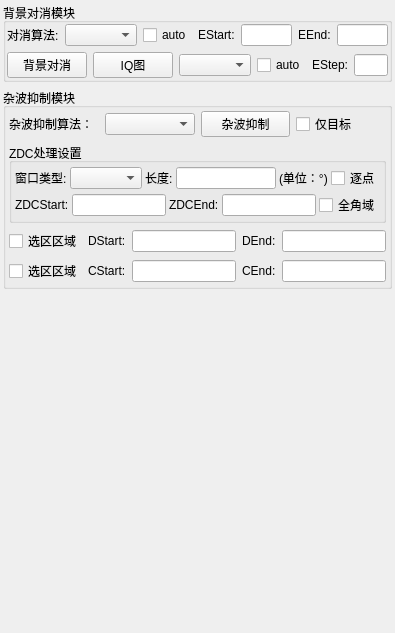
<?xml version="1.0" encoding="UTF-8"?>
<ui version="4.0">
 <class>ThirdStepWidget</class>
 <widget class="QWidget" name="ThirdStepWidget">
  <property name="geometry">
   <rect>
    <x>0</x>
    <y>0</y>
    <width>395</width>
    <height>633</height>
   </rect>
  </property>
  <property name="windowTitle">
   <string>Form</string>
  </property>
  <layout class="QVBoxLayout" name="verticalLayout">
   <property name="leftMargin">
    <number>3</number>
   </property>
   <property name="topMargin">
    <number>3</number>
   </property>
   <property name="rightMargin">
    <number>3</number>
   </property>
   <property name="bottomMargin">
    <number>3</number>
   </property>
   <item>
    <widget class="QGroupBox" name="groupBox_2">
     <property name="title">
      <string>背景对消模块</string>
     </property>
     <layout class="QVBoxLayout" name="verticalLayout_2">
      <property name="leftMargin">
       <number>1</number>
      </property>
      <property name="topMargin">
       <number>1</number>
      </property>
      <property name="rightMargin">
       <number>1</number>
      </property>
      <property name="bottomMargin">
       <number>1</number>
      </property>
      <item>
       <layout class="QHBoxLayout" name="horizontalLayout_10">
        <item>
         <widget class="QLabel" name="label_12">
          <property name="text">
           <string>对消算法:</string>
          </property>
         </widget>
        </item>
        <item>
         <widget class="QComboBox" name="comboBoxBacksubmethod"/>
        </item>
        <item>
         <widget class="QCheckBox" name="checkBoxExtractAngleAreaAuto">
          <property name="text">
           <string>auto</string>
          </property>
         </widget>
        </item>
        <item>
         <widget class="QLabel" name="label_13">
          <property name="text">
           <string>EStart:</string>
          </property>
         </widget>
        </item>
        <item>
         <widget class="QLineEdit" name="textBoxExtractAzStart"/>
        </item>
        <item>
         <widget class="QLabel" name="label_16">
          <property name="text">
           <string>EEnd:</string>
          </property>
         </widget>
        </item>
        <item>
         <widget class="QLineEdit" name="textBoxExtractAzEnd"/>
        </item>
       </layout>
      </item>
      <item>
       <layout class="QHBoxLayout" name="horizontalLayout_11">
        <item>
         <widget class="QPushButton" name="ButtonBacGSub">
          <property name="text">
           <string>背景对消</string>
          </property>
         </widget>
        </item>
        <item>
         <widget class="QPushButton" name="ButtonShowIQ">
          <property name="text">
           <string>IQ图</string>
          </property>
         </widget>
        </item>
        <item>
         <widget class="QComboBox" name="comboBoxBackGFrom"/>
        </item>
        <item>
         <widget class="QCheckBox" name="checkBoxExtractAngleStepAuto">
          <property name="text">
           <string>auto</string>
          </property>
         </widget>
        </item>
        <item>
         <widget class="QLabel" name="label_17">
          <property name="text">
           <string>EStep:</string>
          </property>
         </widget>
        </item>
        <item>
         <widget class="QLineEdit" name="textBoxExtractAzstep"/>
        </item>
       </layout>
      </item>
     </layout>
    </widget>
   </item>
   <item>
    <widget class="QGroupBox" name="groupBox_3">
     <property name="title">
      <string>杂波抑制模块</string>
     </property>
     <layout class="QVBoxLayout" name="verticalLayout_4">
      <property name="leftMargin">
       <number>3</number>
      </property>
      <property name="topMargin">
       <number>3</number>
      </property>
      <property name="rightMargin">
       <number>3</number>
      </property>
      <property name="bottomMargin">
       <number>3</number>
      </property>
      <item>
       <layout class="QHBoxLayout" name="horizontalLayout_12">
        <item>
         <widget class="QLabel" name="label_18">
          <property name="text">
           <string>杂波抑制算法：</string>
          </property>
         </widget>
        </item>
        <item>
         <widget class="QComboBox" name="comboBoxClutterSuppressedMethod"/>
        </item>
        <item>
         <widget class="QPushButton" name="ButtonClutterSuppress">
          <property name="text">
           <string>杂波抑制</string>
          </property>
         </widget>
        </item>
        <item>
         <widget class="QCheckBox" name="checkBoxClutterOnlyTarget">
          <property name="text">
           <string>仅目标</string>
          </property>
         </widget>
        </item>
       </layout>
      </item>
      <item>
       <widget class="QGroupBox" name="groupBox_4">
        <property name="title">
         <string>ZDC处理设置</string>
        </property>
        <layout class="QVBoxLayout" name="verticalLayout_3">
         <property name="spacing">
          <number>3</number>
         </property>
         <property name="leftMargin">
          <number>3</number>
         </property>
         <property name="topMargin">
          <number>3</number>
         </property>
         <property name="rightMargin">
          <number>3</number>
         </property>
         <property name="bottomMargin">
          <number>3</number>
         </property>
         <item>
          <layout class="QHBoxLayout" name="horizontalLayout_13">
           <item>
            <widget class="QLabel" name="label_19">
             <property name="text">
              <string>窗口类型:</string>
             </property>
            </widget>
           </item>
           <item>
            <widget class="QComboBox" name="ComboBoxZDCWindowType"/>
           </item>
           <item>
            <widget class="QLabel" name="label_27">
             <property name="text">
              <string>长度:</string>
             </property>
            </widget>
           </item>
           <item>
            <widget class="QLineEdit" name="TextBoxZDCWindowLength"/>
           </item>
           <item>
            <widget class="QLabel" name="label_20">
             <property name="text">
              <string>(单位：°)</string>
             </property>
            </widget>
           </item>
           <item>
            <widget class="QCheckBox" name="CheckBoxPointsub">
             <property name="text">
              <string>逐点</string>
             </property>
            </widget>
           </item>
          </layout>
         </item>
         <item>
          <layout class="QHBoxLayout" name="horizontalLayout_14">
           <item>
            <widget class="QLabel" name="label_21">
             <property name="text">
              <string>ZDCStart:</string>
             </property>
            </widget>
           </item>
           <item>
            <widget class="QLineEdit" name="textBoxZDCAngleStart"/>
           </item>
           <item>
            <widget class="QLabel" name="label_22">
             <property name="text">
              <string>ZDCEnd:</string>
             </property>
            </widget>
           </item>
           <item>
            <widget class="QLineEdit" name="textBoxtextBoxZDCAngleEnd"/>
           </item>
           <item>
            <widget class="QCheckBox" name="checkBoxAllZDCAngleArea">
             <property name="text">
              <string>全角域</string>
             </property>
            </widget>
           </item>
          </layout>
         </item>
        </layout>
       </widget>
      </item>
      <item>
       <layout class="QHBoxLayout" name="horizontalLayout_15">
        <item>
         <widget class="QCheckBox" name="checkBoxDownRangeFilter_Flag">
          <property name="text">
           <string>选区区域</string>
          </property>
         </widget>
        </item>
        <item>
         <widget class="QLabel" name="label_24">
          <property name="text">
           <string>DStart:</string>
          </property>
         </widget>
        </item>
        <item>
         <widget class="QLineEdit" name="textBoxDrangeStart"/>
        </item>
        <item>
         <widget class="QLabel" name="label_23">
          <property name="text">
           <string>DEnd:</string>
          </property>
         </widget>
        </item>
        <item>
         <widget class="QLineEdit" name="textBoxDrangeEnd"/>
        </item>
       </layout>
      </item>
      <item>
       <layout class="QHBoxLayout" name="horizontalLayout_16">
        <item>
         <widget class="QCheckBox" name="checkBoxCrossRangeFilter_Flag">
          <property name="text">
           <string>选区区域</string>
          </property>
         </widget>
        </item>
        <item>
         <widget class="QLabel" name="label_25">
          <property name="text">
           <string>CStart:</string>
          </property>
         </widget>
        </item>
        <item>
         <widget class="QLineEdit" name="textBoxCrangeStart"/>
        </item>
        <item>
         <widget class="QLabel" name="label_26">
          <property name="text">
           <string>CEnd:</string>
          </property>
         </widget>
        </item>
        <item>
         <widget class="QLineEdit" name="textBoxExtractAzEnd_4"/>
        </item>
       </layout>
      </item>
     </layout>
    </widget>
   </item>
   <item>
    <spacer name="verticalSpacer">
     <property name="orientation">
      <enum>Qt::Vertical</enum>
     </property>
     <property name="sizeHint" stdset="0">
      <size>
       <width>20</width>
       <height>109</height>
      </size>
     </property>
    </spacer>
   </item>
  </layout>
 </widget>
 <resources/>
 <connections/>
</ui>
